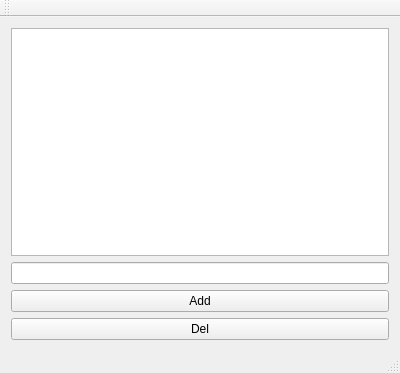
<?xml version="1.0" encoding="UTF-8"?>
<ui version="4.0">
 <class>MainWindow</class>
 <widget class="QMainWindow" name="MainWindow">
  <property name="geometry">
   <rect>
    <x>0</x>
    <y>0</y>
    <width>400</width>
    <height>373</height>
   </rect>
  </property>
  <property name="windowTitle">
   <string>MainWindow</string>
  </property>
  <widget class="QWidget" name="centralWidget">
   <layout class="QGridLayout" name="gridLayout">
    <item row="1" column="0">
     <widget class="QLineEdit" name="lineEdit"/>
    </item>
    <item row="0" column="0">
     <widget class="QTableWidget" name="tableWidget"/>
    </item>
    <item row="2" column="0">
     <widget class="QPushButton" name="pushButton">
      <property name="text">
       <string>Add</string>
      </property>
     </widget>
    </item>
    <item row="3" column="0">
     <widget class="QPushButton" name="pushButton_2">
      <property name="text">
       <string>Del</string>
      </property>
     </widget>
    </item>
   </layout>
  </widget>
  <widget class="QMenuBar" name="menuBar">
   <property name="geometry">
    <rect>
     <x>0</x>
     <y>0</y>
     <width>400</width>
     <height>20</height>
    </rect>
   </property>
  </widget>
  <widget class="QToolBar" name="mainToolBar">
   <attribute name="toolBarArea">
    <enum>TopToolBarArea</enum>
   </attribute>
   <attribute name="toolBarBreak">
    <bool>false</bool>
   </attribute>
  </widget>
  <widget class="QStatusBar" name="statusBar"/>
 </widget>
 <layoutdefault spacing="6" margin="11"/>
 <resources/>
 <connections/>
</ui>
